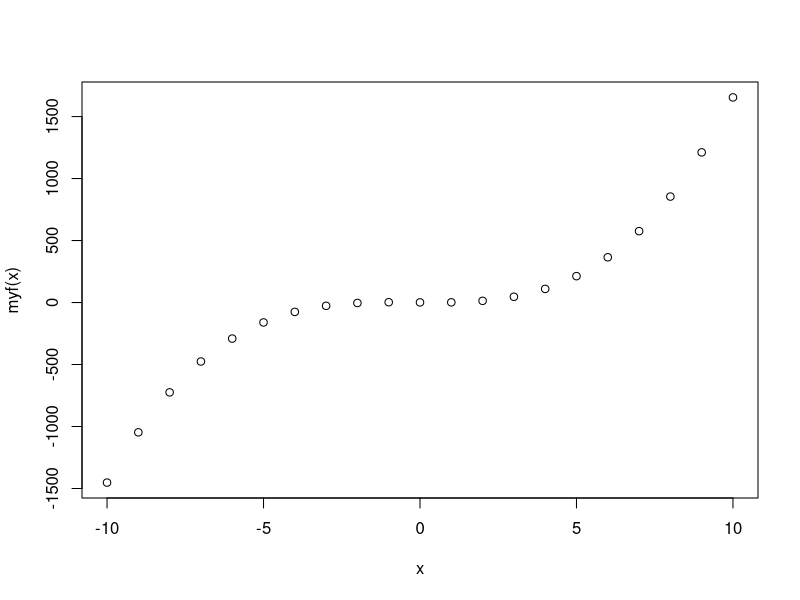
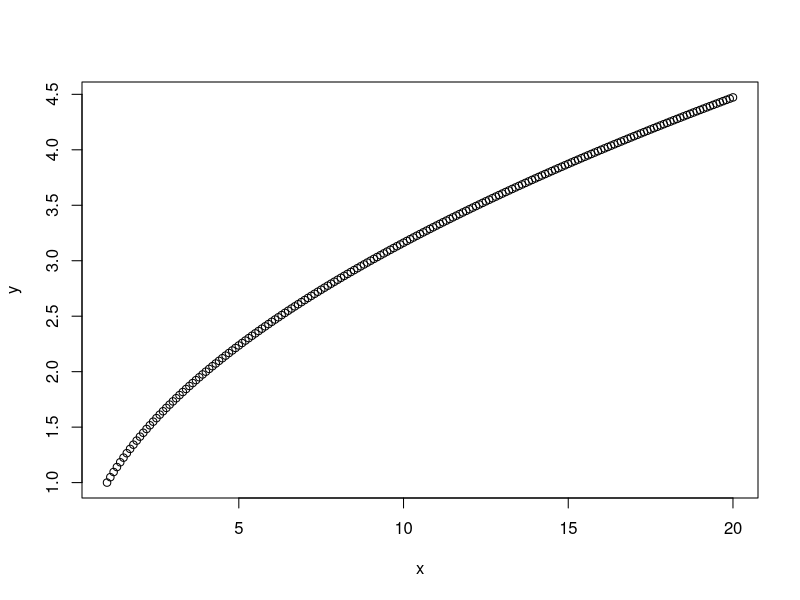
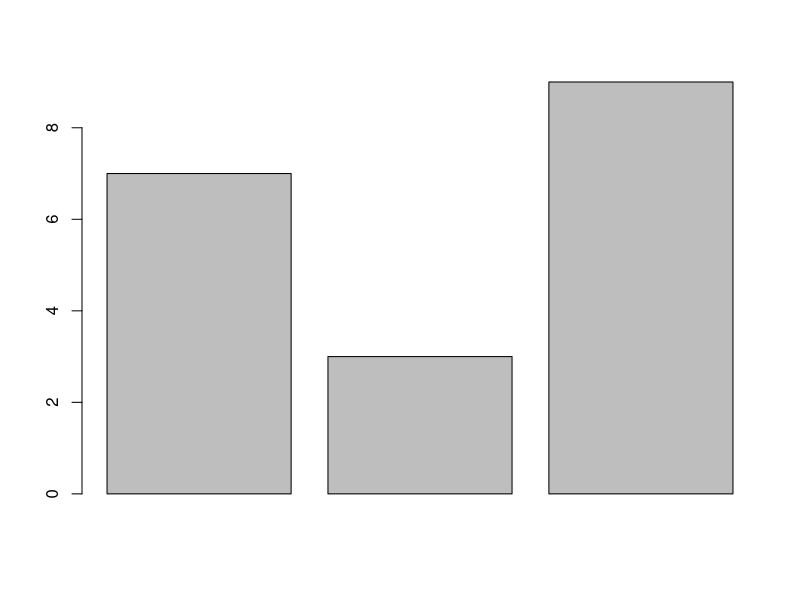
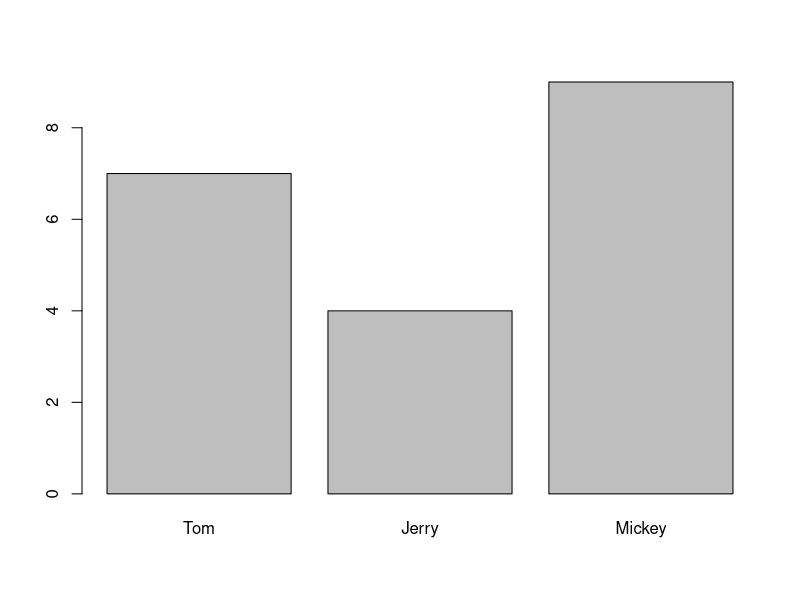

Write R code to recreate these figures, in order. (Note: this script raises an error after producing the figures.)
## ---- chunk 1
1 + 1
## ---- chunk 2
"Go Jacks"
## ---- chunk 3
3 < 4
## ---- chunk 4
2 + 2 == 5
## ---- chunk 5
T == TRUE
## ---- chunk 6
x = 42
## ---- chunk 7
x <- 42
## ---- chunk 8
x / 2
log(x)
x^2
sqrt(x)
x > 1
## ---- chunk 9
x <- "Go Jacks!"
## ---- chunk 10
x
## ---- chunk 11
x <- TRUE
## ---- chunk 12
sum(1, 3, 5)
## ---- chunk 13
rep("Yo ho!", times = 3)
## ---- chunk 14
x <- 5
1.57345 * x ^ 3 + x ^ 2 - 2 * x + 1
## ---- chunk 15
myf <- function(x) {
       y = 1.57345 * x ^ 3 + x ^ 2 - 2 * x + 1
       return(y)
}
## ---- chunk 16
myf(5)  # or myf(x = 5)
## ---- chunk 17
x <- - 10 : 10  # x now is a vector  with 21 numbers -10, -9, … 10
myf(x) 
plot(x, myf(x))  # see plot on the right.
## ---- chunk 18
#counts the number of even intergers in vec
evencount <- function(vec) {
  k <- 0 # assign o to i      #assign 0 to a count varialbe k
  for (i in vec) {            #set i to vec[1],vec[2],...
    if (i %% 2 == 0) k <- k + 1 # test if i is an even or odd number. %% is the modulo operator
  }
  return(k)                   #print the computed value of k
}
## ---- chunk 19
x=c(2, 5, 7, 8, 14, 12, 8, 3) #a vector
evencount(x)           #Call the function evencount(). 
## ---- chunk 20
myfun.globle <- function (x){
  y <- 1
  return(x - 2 * y)
}
myfun.globle(8)    # set x=8, and do the calculation: 8-2*y = 8-2*(1)=6
## ---- chunk 21
myfun.globle2 <- function (x, y = 1){ #y is set as 1 within the function by default.
  return(x - 2 * y)
 }
myfun.globle2(8)    #8-2*y = 8-2*(1)=6
## ---- chunk 22
fun1 <- function(x){
  k <- 0
  for (n in x) { 
    if (n < 0) k <- k + 1
  } 
  return(k/length(x))
}
x = rnorm(50)
y = rnorm(5000)
fun1(x)
fun1(y)
## ---- chunk 23
? sum 
## ---- chunk 24
example(min)
## ---- chunk 25
min(5:1, pi)  # -> one number
## ---- chunk 26
example(boxplot)  # bring example of boxplot
## ---- chunk 27
max(1, 3, 5)  # return the maximum value of a vector
## ---- chunk 28
x <- c(5, 2, 22, 11, 5)
x
## ---- chunk 29
c(1, TRUE, "three")
## ---- chunk 30
5:9
## ---- chunk 31
seq(from = 5, to = 9)
## ---- chunk 32
seq(from = 5, to = 9, by = .5)
## ---- chunk 33
seq(from = 5, to = 9, length = 15)
## ---- chunk 34
x[4]
x[2:4]
## ---- chunk 35
y <- x[2:4]
## ---- chunk 36
y <- x[2:4]; y
## ---- chunk 37
length(x)
## ---- chunk 38
max(x)
min(x)
sum(x)
mean(x)
median(x)
summary(x)
sd(x)
## ---- chunk 39
rank(x)
sort(x)
sort(x, decreasing = T)
## ---- chunk 40
diff(x)
## ---- chunk 41
rev(x)
## ---- chunk 42
log(x)
sqrt(x)
x^2
2*x + 1
## ---- chunk 43
y <- x[-2]
y
## ---- chunk 44
x <- c(5, 2, 22, 11, 5)     
x <- c(x[1:2], 100, x[3:5] )  #add an element 100 to x between elements 8 and 9
x                          #The value 100 is added to the previous vector x 
## ---- chunk 45
length(x)
## ---- chunk 46
x <- c(5, 2, 22, 11, 5) 
c(x, 7)
append(x, 7)
## ---- chunk 47
y <- c()
y
## ---- chunk 48
length(y)
## ---- chunk 49
x <- c(5, 2, 22, 11, 5) 
unique(x)
## ---- chunk 50
x <- c(5, 2, 22, 11, 5)
table(x)
## ---- chunk 51
x <- c(5, 2, 22, 11, 5)
which.max(x)
which.min(x)
## ---- chunk 52
x <- c(5, 2, 22, 11, 5)
which(x == 11)
## ---- chunk 53
x <- c(5, 2, 22, 11, 5)
x^2
## ---- chunk 54
which (x^2 > 100)
## ---- chunk 55
x <- c(5, 2, 22, 11, 5)
sample(x, 3)
## ---- chunk 56
x <- c(5, 2, 22, 11, 5)
names(x) <- c("David", "Breck", "Zach", "Amy", "John")
x
## ---- chunk 57
x["Amy"]
## ---- chunk 58
x <- c(5, 2, 22, 11, 5)
any(x < 10)
## ---- chunk 59
x <- c(5, 2, 22, 11, 5)
any(x < 0)
## ---- chunk 60
x <- c(5, 2, 22, 11, 5)
all(x < 10)
## ---- chunk 61
x <- c(5, 2, 22, 11, 5)
any(x > 0)
## ---- chunk 62
x>10
## ---- chunk 63
x <- c(NA, 2, -4, NA, 9, -1, 5)
x
## ---- chunk 64
y <- x[x < 0]
y
## ---- chunk 65
subset(x, x < 0)
## ---- chunk 66
x <- c(2, -3, 4, -1, -5, 6)
y <- ifelse(x > 0, 'Positive', 'Negative')
y
## ---- chunk 67
x <- c(3, 4, -6, 1, -2)
y <- ifelse (x < 0, abs(x), 2 * x + 1) 
y
## ---- chunk 68
x <- c(5, 2, 22, 11, 5)
y <- c(5, 11, 8)
z <- match(y, x)
z
## ---- chunk 69
is.na(x)
is.na(z)
## ---- chunk 70
sum(z)
## ---- chunk 71
? sum
## ---- chunk 72
sum(z, na.rm = TRUE)
## ---- chunk 73
# build up a vector of numbers greater than 10 in vector vec.x
vec.x <- c(40, 3, 11, 0, 9)
z1 <- NULL
for (i in vec.x) {
  if (i > 10) z1 <- c(z1, i)
}
z1

## ---- chunk 74
length(z1)
## ---- chunk 75
# build up a vector of numbers greater than 10 in vector vec.x
vec.x <- c(40, 3, 11, 0, 9)
z2 <- NA
for (i in vec.x) {
  if (i > 10) z2 <- c(z2, i)
}
z2
## ---- chunk 76
length(z2)
## ---- chunk 77
# Operation between x and a scalar
x <- c(1, 4, 8, 9, 10)
y <- 1
x+y

## ---- chunk 78
x <- c(1, 4, 8, 9, 10)
y <- c(1, 1, 1, 1, 1)
x+y
## ---- chunk 79
# Operation between two vectors with same length
x <- c(1, 4, 8, 9, 10)
y <- c(1, 2, 0, 3, 15)
x+y
## ---- chunk 80
x*y
## ---- chunk 81
x <- c(1, 4, 8, 9, 10)
y <- c(1, 2)
x+y
## ---- chunk 82
x <- c(1, 4, 8, 9, 10)
y <- c(1, 2, 1, 2, 1)
x+y
## ---- chunk 83
x <- seq(1, 20, 0.1)
y <- sqrt(x)
## ---- chunk 84
plot(x, y)
## ---- chunk 85
c(7, 3, 9)
## ---- chunk 86
fishes <- c(7, 3, 9)
fishes
## ---- chunk 87
barplot(fishes)  # see figure 6.1A
## ---- chunk 88
sum(fishes)
## ---- chunk 89
fishes[3]
## ---- chunk 90
fishes[2] <- fishes[2] + 1 
## ---- chunk 91
fishes[2] <- 4
fishes
## ---- chunk 92
fishes2 <- fishes - 1
fishes2
## ---- chunk 93
stolen <- c(0, 3, 4)  # a new vector
fishes2 - stolen
## ---- chunk 94
names(fishes) <- c("Tom", "Jerry", "Mickey")
## ---- chunk 95
fishes
barplot(fishes)   # see figure 6.1B
## ---- chunk 96
knitr::include_graphics("images/img0601_fish.png")
## ---- chunk 97
fishes["Jerry"]
## ---- chunk 98
2 * fishes
## ---- chunk 99
sum(fishes ^ 2)
## ---- chunk 100
m <- rbind(c(3, 4, 5), c(10, 13, 15)) # combine vectors by row
m
## ---- chunk 101
n <- cbind(c(3, 4, 5), c(10, 13, 15), c(3, 2, 1)) # combine vectors by column
n
## ---- chunk 102
s <- rbind(m,n)      #combine two matrices m and n by row
s
## ---- chunk 103
x <- matrix(seq(1:12), nrow = 4, ncol = 3)
x
## ---- chunk 104
y <- matrix(seq(1:12), nrow = 4)
y
## ---- chunk 105
z <- matrix(seq(1:12), nrow = 4, byrow = TRUE)    # fill matrix row-wise
z
## ---- chunk 106
w <- matrix(nrow = 4, ncol = 3)
w
## ---- chunk 107
w[1,1] <- 3
w[2,3] <- 100
w
## ---- chunk 108
x <- c(1, 5, 6, 9, 8, 10, 21, 15, 76)
x
## ---- chunk 109
class(x)
## ---- chunk 110
dim(x) <- c(3, 3)
x
## ---- chunk 111
class(x)
## ---- chunk 112
subset.iris <- iris[1:10, 1:4]
class(subset.iris)
## ---- chunk 113
x <- as.matrix(subset.iris)
class(x)
## ---- chunk 114
x <- matrix(c(1, 2, 3, 4, 5, 6), nrow = 2)
x
## ---- chunk 115
x^2                         #Squared each element in x
## ---- chunk 116
y <- t(x)                # transpose of x
y
## ---- chunk 117
x %*% y                  # Matrix Multiplication
## ---- chunk 118
#x - y                   # Matrix subtraction
## ---- chunk 119
y <- matrix(rep(1, 6), nrow = 2)    
y
## ---- chunk 120
x - y
## ---- chunk 121
z <- 2 * x + 5
z
## ---- chunk 122
x <- matrix(c(12, 34, 51, 27, 26, 10), ncol = 2)
x > 20
## ---- chunk 123
x[x > 20]
## ---- chunk 124
log.vau <- c(FALSE, TRUE, TRUE, TRUE, TRUE, FALSE)
x[log.vau]
## ---- chunk 125
x[1, ]                         # Get the first row of x
## ---- chunk 126
a <- as.matrix(iris[, 1:4])   #Take out the first 4 columns of iris and convert it to matrix.  
c <- a[5:10, 2:4]             # Extract a subset
c
## ---- chunk 127
x <- matrix(c(1, 2, 3, 4, 5, 6), nrow = 2)
c[1:2, ] <- x                 # Replace the first two rows of c with x
c
## ---- chunk 128
x <- as.matrix(iris[1:10, 1:4])
rowMeans(x)
## ---- chunk 129
colMeans(x)
## ---- chunk 130
rowSums(x)
## ---- chunk 131
colSums(x)
## ---- chunk 132
apply(x, 2, sd) # Calculate the standard deviation of each column in x 
## ---- chunk 133
apply(x, 1, median)  # Calculate the median of each row in x 
## ---- chunk 134
heatmap(x, scale = "column", margins = c(10,5))
## ---- chunk 135
find.min.posi <- function(x){
  y <- function(xcol){
    return(which.min(xcol))
  }
  return(apply(x, 2, y))
}
## ---- chunk 136
subset.iris <- as.matrix(iris[1:10, 1:4])
subset.iris
## ---- chunk 137
find.min.posi(subset.iris)
## ---- chunk 138
y <- rbind(c(1, 3, 5), c(2, 4, 6))
y

## ---- chunk 139
colnames(y) <- c('First.Col', 'Second.Col', 'Third.Col')
row.names(y) <- c('odd.number', 'even.number')
y
## ---- chunk 140
library(pixmap)
EINSTEIN <- read.pnm("EINSTEIN.pgm", cellres = 1)
plot(EINSTEIN)
## ---- chunk 141
str(EINSTEIN)
## ---- chunk 142
class(EINSTEIN@ grey)
## ---- chunk 143
EINSTEIN@ grey[3,4]
## ---- chunk 144
mosaic.plot <- function(image, yrange, xrange){
  length.y <- length(yrange)
  length.x <- length(xrange)
  image2 <- image
  whitenoise <- matrix(nrow = length.y, ncol = length.x, runif(length.y * length.x))
  image2@grey[yrange, xrange] <- whitenoise
  return(image2)
}
## ---- chunk 145
EINSTEIN.mosaic <- mosaic.plot(EINSTEIN, 175:249, 118:295)
plot(EINSTEIN.mosaic)
## ---- chunk 146
# Mona lisa 
library(pixmap)
mona.lisa <- read.pnm("mona_lisa.pgm", cellres = 1)
#str(mona.lisa)
#plot(mona.lisa)
#locator()
mona.lisa.mosaic <- mosaic.plot(mona.lisa, 60:85, 81:150)
plot(mona.lisa.mosaic)
## ---- chunk 147
y <- list(5, "John Doe", c(100, 7), mean) # a list with 4 components
y
## ---- chunk 148
y <- list(height = 5, name = "John Doe", BP = c(100, 77), fun = mean)  
y
## ---- chunk 149
x1 <- matrix(c(4, 2, 5, 6, 10, 9), ncol = 3) # create a matrix
x2 <- 8 : 1
x3 <- c(2.4, 5.1, 9.0, 4.4)
x4 <- c('u', 'v', 'w')
z <- list(x1, x2, x3, x4)
z
## ---- chunk 150
v <- list()         #Create an empty list
v[[1]] <- matrix(c(4, 2, 5, 6, 10, 9), ncol = 3)  # Assign a matrix to v[[1]]
v[[2]] <- 8 : 1    #Assign a vector to v[[2]]
v[[3]] <- x3       #Assign x3 to v[[3]] where x3 is defined as above
v[[4]] <- x4       #Assign x4 to v[[4]] where x4 is defined as above
v
## ---- chunk 151
y <- list(height = 5, name = "John Doe", BP = c(100, 77), fun = mean)
## ---- chunk 152
y[[3]]        #Specifing the number in a double square braket
## ---- chunk 153
y$BP          #Using $ sign
## ---- chunk 154
y[["BP"]]     #Using the tag
## ---- chunk 155
y[3]
class(y[3])
is.list(y[3])
## ---- chunk 156
y[[3]]
class(y[[3]])               #Get the class of y[[3]] 
is.list(y[[3]])           #Check if y[[3]] is a list or not
## ---- chunk 157
class(y[[4]])
## ---- chunk 158
y[[4]](c(1, 2, 3, 4, 5))          #Get the mean of 1, 2, 3, 4, 5
## ---- chunk 159
y <- list(height = 5, name = "John Doe", BP = c(100, 77), fun = mean)
y[[2]] <- "Mike"    #Change the 2nd component from "John Doe" to "Mike"
y[[4]] <- NULL      #Delete the 4th component by setting it to NULL
y
## ---- chunk 160
length(y)
## ---- chunk 161
y$class <- c("math", "art") #Add a class component
y
## ---- chunk 162
sales <- c(100, 105, 98, 112)
seasons <- c("Spring", "Summer", "Fall", "Winter")
sale.tag <- list()               #Create an empty list
sale.tag[seasons] <- sales
sale.tag
## ---- chunk 163
sale.tag <- list()               #Create an empty list
sale.tag[["Spring"]] <- 100
sale.tag[["Summer"]] <- 105
sale.tag[["Fall"]] <- 98
sale.tag[["Winter"]] <- 112
sale.tag
## ---- chunk 164
mean(unlist(sale.tag))
## ---- chunk 165
x <- list(c(10, 20, 30), c(4, 5, 6, 7, 8))
mean.x <- lapply(x, mean)
mean.x
## ---- chunk 166
mean.x.2 <- sapply(x, mean)
mean.x.2
## ---- chunk 167
class(mean.x)               
class(mean.x.2)             
is.vector(mean.x.2)
## ---- chunk 168
list.null <- list('art', NULL, c(2, 4, 6, 8))
list.null
list.null[sapply(list.null, is.null)] <- NULL
list.null
## ---- chunk 169
list.null <- list('art', NULL, c(2, 4, 6, 8))
list.null[[2]] <- NULL
list.null
## ---- chunk 170
customer <- list("Alex", "Brandon", "Alex", "Daniel", "Grace", "Mary", 
                 "Mary", "Alex", "Tom", "Grace")
## ---- chunk 171
loc.names <- function(f){
y <- unlist(f)                     # Flatten a list x into a vector y
x <- list()                        # Create an empty list
for (i in 1:length(y)){        
  c.name <- y[i]                   # Assign the ith element to c.name. 
  x[[c.name]] <- c(x[[c.name]],i)  # assign values to x[[c.name]]. c.name is the name of x.
}
return(x)
}
## ---- chunk 172
x <- list()
x[["Alex"]] <- 1
x
## ---- chunk 173
x[["Brandon"]] <- 1
x
## ---- chunk 174
x[["Alex"]] <- c(1, 3)
x
## ---- chunk 175
customer <- list("Alex", "Brandon", "Alex", "Daniel", "Grace", "Mary", 
                 "Mary", "Alex", "Tom", "Grace")
v1 <- loc.names(customer)
v1
## ---- chunk 176
v2 <- sapply(v1,length)     # Calculate the length of each component in v1
v2
## ---- chunk 177
sort(v2, decreasing = T)
## ---- chunk 178
r1 <- rnorm(100)  # Create 100 random numbers following Normal Distribution
r2 <- rnorm(100)
t.result <- t.test(r1, r2) # Run the t test. Test if the mean of r1 and r2 are same.
is.list(t.result) # Check if the t.result is a list
t.result  # A list holds all components of t-test
names(t.result) # Returns all tags of the t test result
t.result$p.value  # Retrieves  p-value for the test
t.result$estimate  # Returns mean of r1 and r2
## ---- chunk 179
? t.test
## ---- chunk 180
pvalues <- rep(1, 500)  # define a vector containing 500 numbers, all equal to 1.
for (i in 1:500) {  # Loop: The values of i takes values from 1,2,3, …, 500
     result = t.test(rnorm(100), rnorm(100))    
     pvalues[i] = result$p.value  # p values are stored in the i-th element in the vector
}  
hist(pvalues)  # Histogram of p-values
summary(pvalues)   
sum(pvalues < 0.05)  # Number of p-value's which are less than 0.05. 
## ---- chunk 181
x <- iris
## ---- chunk 182
summary(x)
## ---- chunk 183
head(x)
tail(x)
## ---- chunk 184
dim(x)
## ---- chunk 185
nrow(x)
ncol(x)
## ---- chunk 186
colnames(x)
rownames(x)
## ---- chunk 187
str(x)
## ---- chunk 188
x[2, 3]
## ---- chunk 189
x[1:10, 2:4]
## ---- chunk 190
x[, 1]
## ---- chunk 191
x$Sepal.Length
## ---- chunk 192
mean(x$Sepal.Length)
## ---- chunk 193
y <- subset(x, Species == "setosa")
head(y)
subset(x, Sepal.Length > 7)
## ---- chunk 194
x$id <- 1:150
head(x)
## ---- chunk 195
y <- rnorm(150)
x2 <- cbind(x, y)
head(x2)
## ---- chunk 196
newRow <- c(1, 1, 1, 1, "setosa", 151)
x3 <- rbind(x, newRow)
tail(x3)
## ---- chunk 197
y <- x[order(x[, 1]), ]
head(y)
y <- x[rev(order(x[, 2])), ]
head(y)
## ---- chunk 198
boxplot(Sepal.Length ~ Species, x)
## ---- chunk 199
aggregate(. ~ Species, x, mean)
## ---- chunk 200
m <- aov(Sepal.Length ~ Species, x)
summary(m)
## ---- chunk 201
m <- lm(Sepal.Length ~ Sepal.Width + Petal.Length, x)
summary(m)
## ---- chunk 202
y <- data.frame(id = 1:100, rand = rnorm(100))
head(y)
tail(y)
## ---- chunk 203
z <- merge(x, y, by = "id")
head(z)
summary(z)
## ---- chunk 204
x <- "R is cool"
## ---- chunk 205
nchar(x)
## ---- chunk 206
paste(x, "!!")
## ---- chunk 207
substr(x, 6, 9)
## ---- chunk 208
strsplit(x, " ")
## ---- chunk 209
gsub("R", "Tim", x)
## ---- chunk 210
gsub(" .*", "", x)
## ---- chunk 211
grepl("is", x)
## ---- chunk 212
tolower(x)
toupper(x)
## ---- chunk 213
x <- c("ab", "cde", "d", "ab") 
## ---- chunk 214
x[2]
## ---- chunk 215
length(x)
## ---- chunk 216
unique(x)
## ---- chunk 217
duplicated(x)
## ---- chunk 218
nchar(x)
## ---- chunk 219
y <- c("ab", "e")
union(x, y)
## ---- chunk 220
intersect(x, y)
## ---- chunk 221
paste(x, "Q")
## ---- chunk 222
paste0(x, "Q")
## ---- chunk 223
paste(x, collapse = " ")
## ---- chunk 224
DNA <- "taaCCATTGtaaGAACATGGTTGTCcaaaCAAGATGCTAGT"
## ---- chunk 225
DNA <- toupper(DNA)
## ---- chunk 226
segs <- strsplit(DNA, "ATG")
## ---- chunk 227
segs <- unlist(segs)   
segs  # a vector of strings
segs[1]  # first segment
